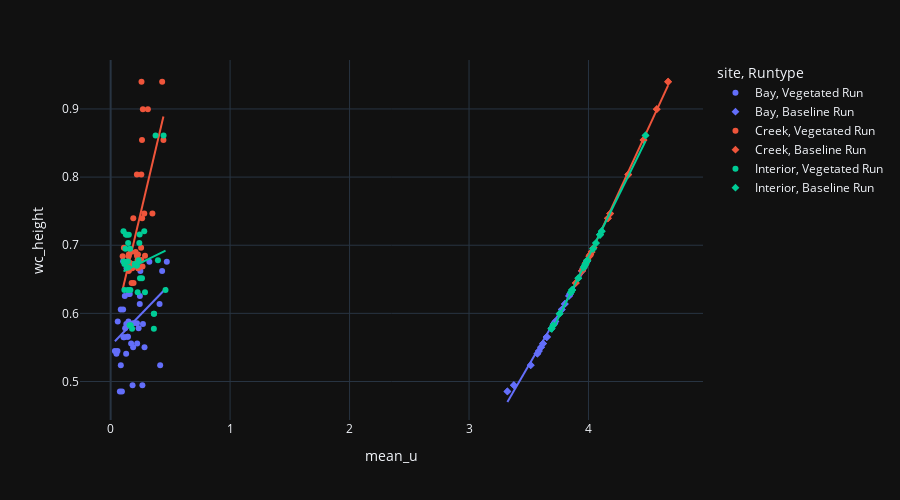

The cell this chart's notebook holds for it:
### Code cell
fig = px.scatter(dff, x='mean_u', y='wc_height', trendline='ols', symbol='Runtype', color='site', template='plotly_dark')
fig.update_layout(
    height=500,
    autosize=True,)
fig.show()
